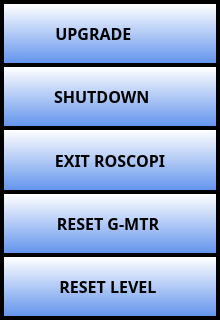
<?xml version="1.0" encoding="UTF-8"?>
<ui version="4.0">
 <class>MenuDialog</class>
 <widget class="QDialog" name="MenuDialog">
  <property name="geometry">
   <rect>
    <x>0</x>
    <y>0</y>
    <width>220</width>
    <height>320</height>
   </rect>
  </property>
  <property name="sizePolicy">
   <sizepolicy hsizetype="Fixed" vsizetype="Fixed">
    <horstretch>0</horstretch>
    <verstretch>0</verstretch>
   </sizepolicy>
  </property>
  <property name="minimumSize">
   <size>
    <width>220</width>
    <height>320</height>
   </size>
  </property>
  <property name="maximumSize">
   <size>
    <width>220</width>
    <height>320</height>
   </size>
  </property>
  <property name="palette">
   <palette>
    <active>
     <colorrole role="Base">
      <brush brushstyle="SolidPattern">
       <color alpha="255">
        <red>255</red>
        <green>255</green>
        <blue>255</blue>
       </color>
      </brush>
     </colorrole>
     <colorrole role="Window">
      <brush brushstyle="SolidPattern">
       <color alpha="255">
        <red>0</red>
        <green>0</green>
        <blue>0</blue>
       </color>
      </brush>
     </colorrole>
    </active>
    <inactive>
     <colorrole role="Base">
      <brush brushstyle="SolidPattern">
       <color alpha="255">
        <red>255</red>
        <green>255</green>
        <blue>255</blue>
       </color>
      </brush>
     </colorrole>
     <colorrole role="Window">
      <brush brushstyle="SolidPattern">
       <color alpha="255">
        <red>0</red>
        <green>0</green>
        <blue>0</blue>
       </color>
      </brush>
     </colorrole>
    </inactive>
    <disabled>
     <colorrole role="Base">
      <brush brushstyle="SolidPattern">
       <color alpha="255">
        <red>0</red>
        <green>0</green>
        <blue>0</blue>
       </color>
      </brush>
     </colorrole>
     <colorrole role="Window">
      <brush brushstyle="SolidPattern">
       <color alpha="255">
        <red>0</red>
        <green>0</green>
        <blue>0</blue>
       </color>
      </brush>
     </colorrole>
    </disabled>
   </palette>
  </property>
  <property name="font">
   <font>
    <family>Piboto</family>
    <pointsize>12</pointsize>
    <weight>75</weight>
    <bold>true</bold>
   </font>
  </property>
  <property name="windowTitle">
   <string>Form</string>
  </property>
  <property name="styleSheet">
   <string notr="true">QPushButton
{
    border: none;
    background-color: qlineargradient( x1:0, y1:0, x2:0, y2:1, stop: 0 white, stop:1 CornflowerBlue ); margin: 2px;
}</string>
  </property>
  <layout class="QVBoxLayout" name="verticalLayout">
   <property name="spacing">
    <number>0</number>
   </property>
   <property name="leftMargin">
    <number>2</number>
   </property>
   <property name="topMargin">
    <number>2</number>
   </property>
   <property name="rightMargin">
    <number>2</number>
   </property>
   <property name="bottomMargin">
    <number>2</number>
   </property>
   <item>
    <widget class="QPushButton" name="m_pUpgradeButton">
     <property name="sizePolicy">
      <sizepolicy hsizetype="MinimumExpanding" vsizetype="MinimumExpanding">
       <horstretch>0</horstretch>
       <verstretch>0</verstretch>
      </sizepolicy>
     </property>
     <property name="font">
      <font>
       <family>Piboto</family>
       <pointsize>12</pointsize>
       <weight>75</weight>
       <bold>true</bold>
      </font>
     </property>
     <property name="autoFillBackground">
      <bool>false</bool>
     </property>
     <property name="text">
      <string>UPGRADE        </string>
     </property>
     <property name="icon">
      <iconset resource="../AHRSResources.qrc">
       <normaloff>:/icons/resources/Upgrade.png</normaloff>:/icons/resources/Upgrade.png</iconset>
     </property>
     <property name="iconSize">
      <size>
       <width>32</width>
       <height>32</height>
      </size>
     </property>
     <property name="autoDefault">
      <bool>false</bool>
     </property>
    </widget>
   </item>
   <item>
    <widget class="QPushButton" name="m_pExitButton">
     <property name="sizePolicy">
      <sizepolicy hsizetype="MinimumExpanding" vsizetype="MinimumExpanding">
       <horstretch>0</horstretch>
       <verstretch>0</verstretch>
      </sizepolicy>
     </property>
     <property name="font">
      <font>
       <family>Piboto</family>
       <pointsize>12</pointsize>
       <weight>75</weight>
       <bold>true</bold>
      </font>
     </property>
     <property name="autoFillBackground">
      <bool>false</bool>
     </property>
     <property name="text">
      <string> SHUTDOWN     </string>
     </property>
     <property name="icon">
      <iconset resource="../AHRSResources.qrc">
       <normaloff>:/icons/resources/StratuxLogo.png</normaloff>:/icons/resources/StratuxLogo.png</iconset>
     </property>
     <property name="iconSize">
      <size>
       <width>32</width>
       <height>32</height>
      </size>
     </property>
     <property name="autoDefault">
      <bool>false</bool>
     </property>
    </widget>
   </item>
   <item>
    <widget class="QPushButton" name="m_pExitRoscoButton">
     <property name="sizePolicy">
      <sizepolicy hsizetype="MinimumExpanding" vsizetype="MinimumExpanding">
       <horstretch>0</horstretch>
       <verstretch>0</verstretch>
      </sizepolicy>
     </property>
     <property name="font">
      <font>
       <family>Piboto</family>
       <pointsize>12</pointsize>
       <weight>75</weight>
       <bold>true</bold>
      </font>
     </property>
     <property name="autoFillBackground">
      <bool>false</bool>
     </property>
     <property name="text">
      <string>EXIT ROSCOPI</string>
     </property>
     <property name="icon">
      <iconset resource="../AHRSResources.qrc">
       <normaloff>:/icons/resources/Rosco.png</normaloff>:/icons/resources/Rosco.png</iconset>
     </property>
     <property name="iconSize">
      <size>
       <width>32</width>
       <height>32</height>
      </size>
     </property>
     <property name="autoDefault">
      <bool>false</bool>
     </property>
    </widget>
   </item>
   <item>
    <widget class="QPushButton" name="m_pResetGMeterButton">
     <property name="sizePolicy">
      <sizepolicy hsizetype="MinimumExpanding" vsizetype="MinimumExpanding">
       <horstretch>0</horstretch>
       <verstretch>0</verstretch>
      </sizepolicy>
     </property>
     <property name="font">
      <font>
       <family>Piboto</family>
       <pointsize>12</pointsize>
       <weight>75</weight>
       <bold>true</bold>
      </font>
     </property>
     <property name="text">
      <string>RESET G-MTR </string>
     </property>
     <property name="icon">
      <iconset resource="../AHRSResources.qrc">
       <normaloff>:/icons/resources/GForce.png</normaloff>:/icons/resources/GForce.png</iconset>
     </property>
     <property name="iconSize">
      <size>
       <width>32</width>
       <height>32</height>
      </size>
     </property>
     <property name="autoDefault">
      <bool>false</bool>
     </property>
    </widget>
   </item>
   <item>
    <widget class="QPushButton" name="m_pResetLevelButton">
     <property name="sizePolicy">
      <sizepolicy hsizetype="MinimumExpanding" vsizetype="MinimumExpanding">
       <horstretch>0</horstretch>
       <verstretch>0</verstretch>
      </sizepolicy>
     </property>
     <property name="font">
      <font>
       <family>Piboto</family>
       <pointsize>12</pointsize>
       <weight>75</weight>
       <bold>true</bold>
      </font>
     </property>
     <property name="text">
      <string> RESET LEVEL  </string>
     </property>
     <property name="icon">
      <iconset resource="../AHRSResources.qrc">
       <normaloff>:/icons/resources/Level.png</normaloff>:/icons/resources/Level.png</iconset>
     </property>
     <property name="iconSize">
      <size>
       <width>32</width>
       <height>32</height>
      </size>
     </property>
     <property name="autoDefault">
      <bool>false</bool>
     </property>
    </widget>
   </item>
  </layout>
 </widget>
 <resources>
  <include location="../AHRSResources.qrc"/>
 </resources>
 <connections/>
</ui>
